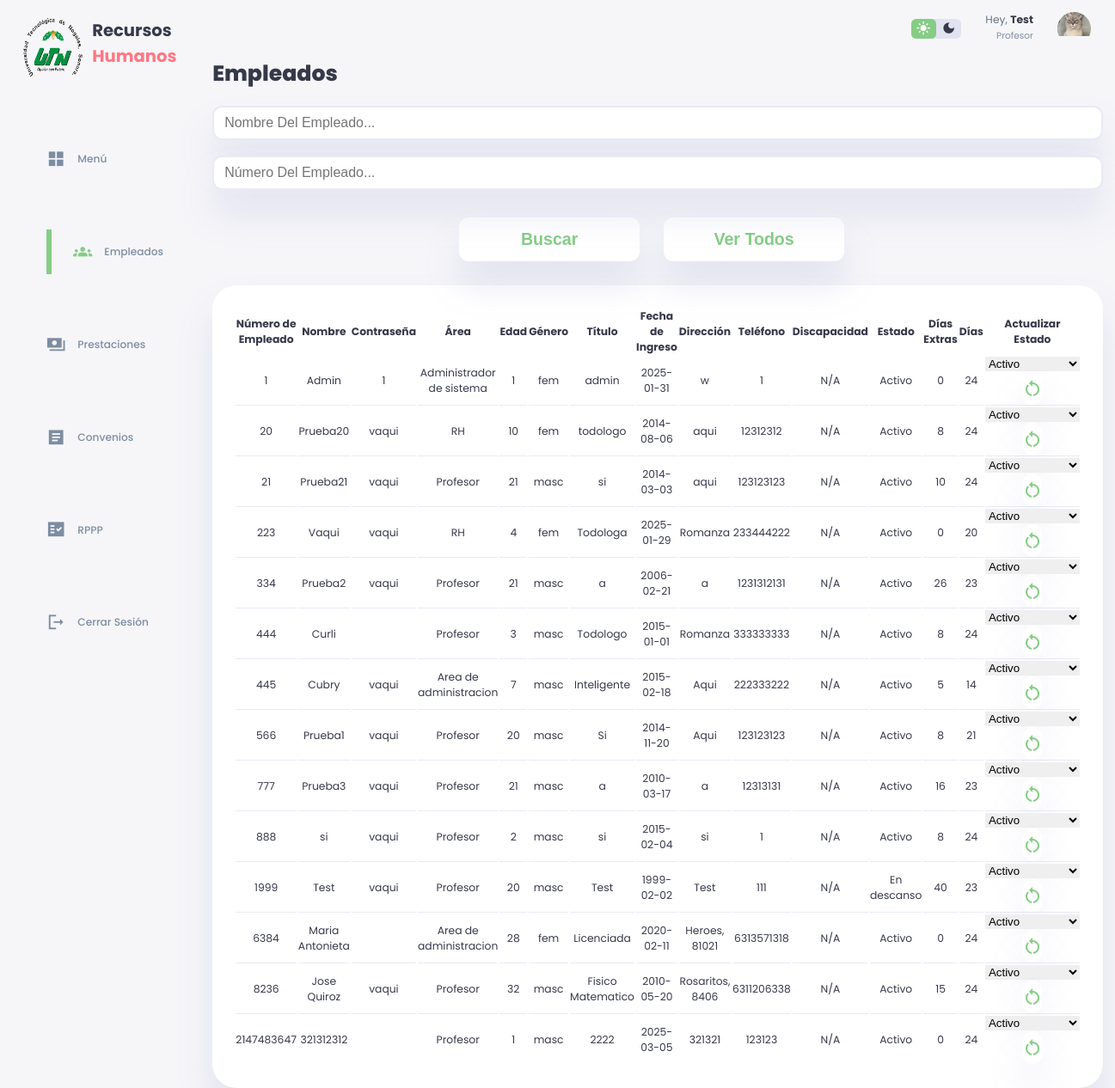
/empleados.php (signed in), run on an earlier commit of the app's database.
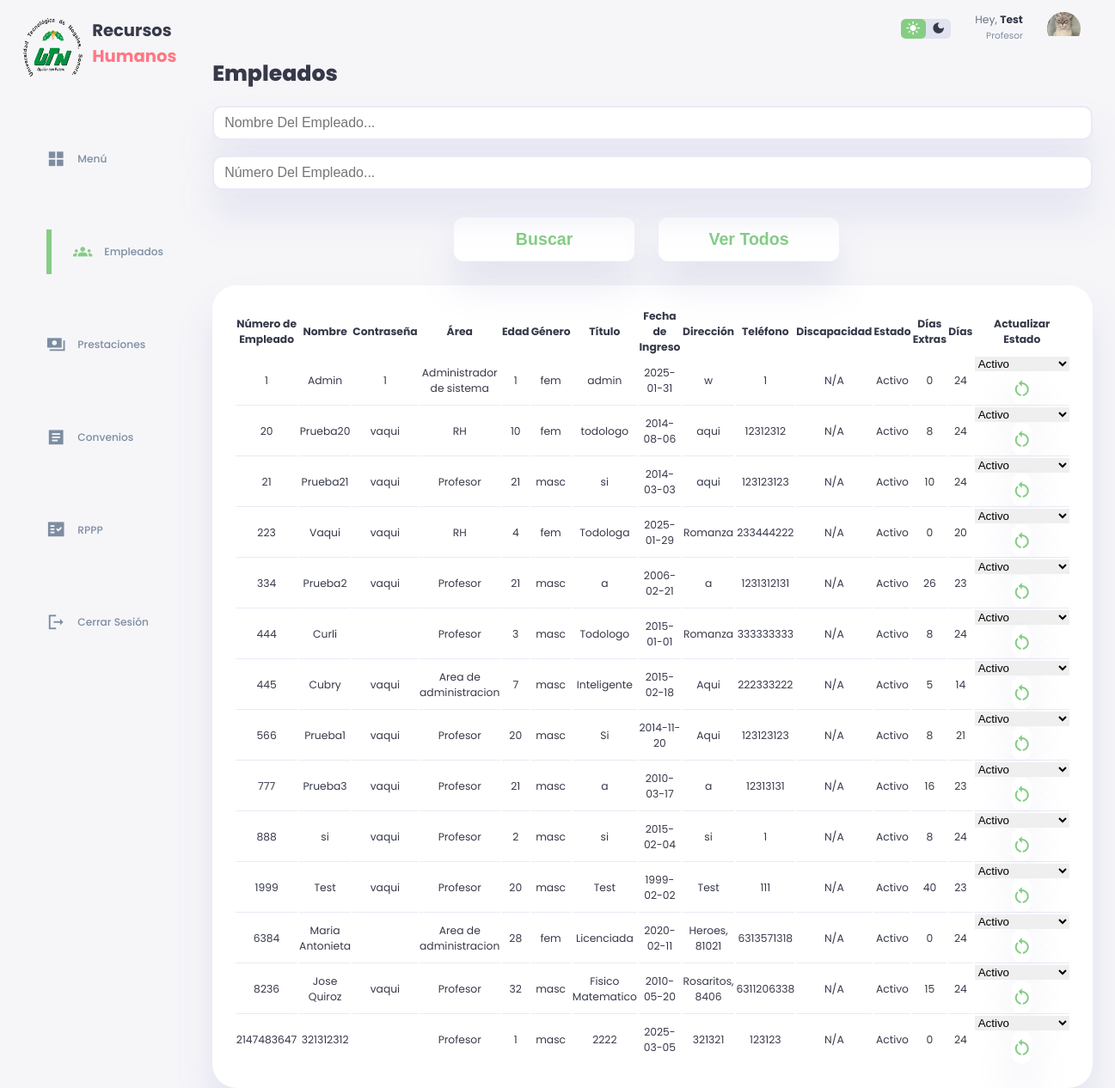
And on a later commit of the database.
### tables this page shows
CREATE TABLE `empleado` (
  `Numero_Empleado` int(20) NOT NULL,
  `Nombre_Empleado` varchar(30) NOT NULL,
  `Contraseña_Empleado` varchar(20) DEFAULT '',
  `Area` varchar(30) NOT NULL,
  `Edad` int(3) NOT NULL,
  `Genero` varchar(12) NOT NULL,
  `Titulo` varchar(50) NOT NULL,
  `Fecha_Ingreso` date NOT NULL DEFAULT current_timestamp(),
  `Direccion` varchar(200) NOT NULL,
  `Telefono` varchar(12) NOT NULL,
  `Discapacidad` varchar(50) NOT NULL DEFAULT 'N/A',
  `Estado` varchar(30) NOT NULL DEFAULT 'Activo',
  `Dias_Extras` int(2) NOT NULL DEFAULT 0,
  `Dias` int(2) NOT NULL DEFAULT 24
);

### empleados.php (the view, shortened to what this page needs)
<!DOCTYPE html>
<html lang="en">
<head>
    <link rel="stylesheet" href="./styleEmpleado.css">
</head>
<body>
  <div class="container">
        <aside>
            <div class="top">
                <div class="logo">
                        <img src="./images/logo.png.png">
                        <h2>Recursos<span class="danger">
                            Humanos</span> </h2>
                </div>
            </div>
            <div class="sidebar">
                <a href="index.php">
                    <span class="material-icons-sharp">grid_view</span>
                    <h3>Menú</h3>
                </a>
                <a href="empleados.php" class="active">
                    <span class="material-icons-sharp">groups</span>
                    <h3>Empleados</h3>
                </a>
                <a href="solicitudesprestaciones.php">
                    <span class="material-icons-sharp">payments</span>
                    <h3>Prestaciones</h3>
                </a>
                <a href="convenioNuevo.php">
                    <span class="material-icons-sharp">article</span>
                    <h3>Convenios</h3>
                </a>
                <a href="RPPP.php">
                    <span class="material-icons-sharp">fact_check</span>
                    <h3>RPPP</h3>
                </a>
                <a href="#" onclick="event.preventDefault(); document.getElementById('logout-form').submit();">
                    <span class="material-icons-sharp">logout</span>
                    <h3>Cerrar Sesión</h3>
                </a>
            </div>
        </aside>
    <div class="contenido">
            <div class="top">
                <div class="theme-toggler">
                    <span class="material-icons-sharp active">light_mode</span>
                    <span class="material-icons-sharp">dark_mode</span>
                </div>
                <div class="profile">
                    <div class="info">
                    <?php
                    echo '<p>Hey, <b>'.htmlspecialchars($_SESSION['Nombre_Empleado']).'</b></p>
                        <small class="text-muted">'.htmlspecialchars($_SESSION['Area']).'</small>';
                    ?>
                    </div>
                    <div class="profile-photo">
                        <img src="./images/profile-1.jpg.jpeg">
                    </div>
                </div>
            </div>
    <div class="contenido">
        <h1>Empleados</h1>
        <br>
        <form action="" method="post">
            <input type="text" id="nombre" name="nombre" class="search-input" placeholder="Nombre Del Empleado..." />
            <br>
            <br>
            <input type="text" id="numero" name="numero" class="search-input" placeholder="Número Del Empleado..." />
            <br>
            <br>
            <div class="button-container">
            <button type="submit"><h2>Buscar</h2></button>
            <br>
            <br>
            <button type="button" onclick="window.location.href='empleados.php'"><h2>Ver Todos</h2></button>
            <br>
            </div>
        </form>
        <?php
        require_once("conn.php");
        if ($_SERVER["REQUEST_METHOD"] == "POST") {
            $nombre = $_POST["nombre"];
            $numero = $_POST["numero"];
            if (!empty($nombre)) {
                $query = $conn->prepare("SELECT * FROM empleado WHERE Nombre_Empleado LIKE ?");
                $nombre = "%" . $nombre . "%";
                $query->bind_param("s", $nombre);
            } else if (!empty($numero)) {
                $query = $conn->prepare("SELECT * FROM empleado WHERE Numero_Empleado = ?");
                $query->bind_param("i", $numero);
            } else {
                $query = $conn->prepare("SELECT * FROM empleado");
            }
        } else {
            $query = $conn->prepare("SELECT * FROM empleado");
        }
        $query->execute();
        $result = $query->get_result();
        if ($result->num_rows > 0) {
            echo '<main>';
            echo '<div class="prestamos-recientes">';
            echo '<table class="table">';
            echo '<thead>';
            echo '<tr>';
            echo '<th>Número de Empleado</th>';
            echo '<th>Nombre</th>';
            echo '<th>Contraseña</th>';
            echo '<th>Área</th>';
            echo '<th>Edad</th>';
            echo '<th>Género</th>';
            echo '<th>Título</th>';
            echo '<th>Fecha de Ingreso</th>';
            echo '<th>Dirección</th>';
            echo '<th>Teléfono</th>';
            echo '<th>Discapacidad</th>';
            echo '<th>Estado</th>';
            echo '<th>Días Extras</th>';
            echo '<th>Días</th>';
            echo '<th>Actualizar Estado</th>';
            echo '</tr>';
            echo '</thead>';
            echo '<tbody>';
            while ($row = $result->fetch_assoc()) {
                echo '<tr>';
                echo '<td>' . htmlspecialchars($row['Numero_Empleado']) . '</td>';
                echo '<td>' . htmlspecialchars($row['Nombre_Empleado']) . '</td>';
                echo '<td>' . htmlspecialchars($row['Contraseña_Empleado']) . '</td>';
                echo '<td>' . htmlspecialchars($row['Area']) . '</td>';
                echo '<td>' . htmlspecialchars($row['Edad']) . '</td>';
                echo '<td>' . htmlspecialchars($row['Genero']) . '</td>';
                echo '<td>' . htmlspecialchars($row['Titulo']) . '</td>';
                echo '<td>' . htmlspecialchars($row['Fecha_Ingreso']) . '</td>';
                echo '<td>' . htmlspecialchars($row['Direccion']) . '</td>';
                echo '<td>' . htmlspecialchars($row['Telefono']) . '</td>';
                echo '<td>' . htmlspecialchars($row['Discapacidad']) . '</td>';
                echo '<td>' . htmlspecialchars($row['Estado']) . '</td>';
                echo '<td>' . htmlspecialchars($row['Dias_Extras']) . '</td>';
                echo '<td>' . htmlspecialchars($row['Dias']) . '</td>';
                echo '<td>';
                echo '<form action="" method="post">';
                echo '<div class="button.act-container">';
                echo '<select name="Estado">';
                echo '<option value="Activo">Activo</option>';
                echo '</select>';
                echo '<button type="submit" id="mas_chico" class="act"><span class="material-icons-sharp">
                restart_alt
                </span></button>';
                echo '</div>';
                echo '</form>';
                echo '</td>';
                echo '</tr>';
            }
            echo '</tbody>';
            echo '</table>';
            echo '</div>';
            echo '</main>';
        } else {
            echo '<p>No se encontraron empleados.</p>';
        }
        ?>
</body>
</html>

What changed in the data, as far as the page shows it:
changed empleado "Test": Estado "En descanso" → "Activo"
